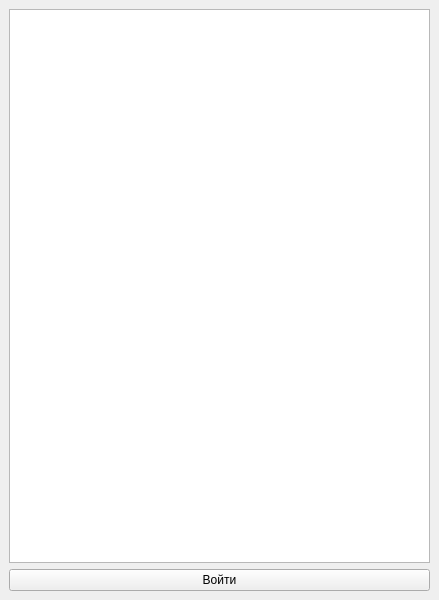
<?xml version="1.0" encoding="UTF-8"?>
<ui version="4.0">
 <class>MainWindow</class>
 <widget class="QMainWindow" name="MainWindow">
  <property name="geometry">
   <rect>
    <x>0</x>
    <y>0</y>
    <width>439</width>
    <height>600</height>
   </rect>
  </property>
  <property name="windowTitle">
   <string>MainWindow</string>
  </property>
  <widget class="QWidget" name="centralwidget">
   <layout class="QVBoxLayout" name="verticalLayout">
    <item>
     <widget class="QListWidget" name="listWidget"/>
    </item>
    <item>
     <widget class="QPushButton" name="pushButton">
      <property name="text">
       <string>Войти</string>
      </property>
     </widget>
    </item>
   </layout>
  </widget>
 </widget>
 <resources/>
 <connections/>
</ui>
